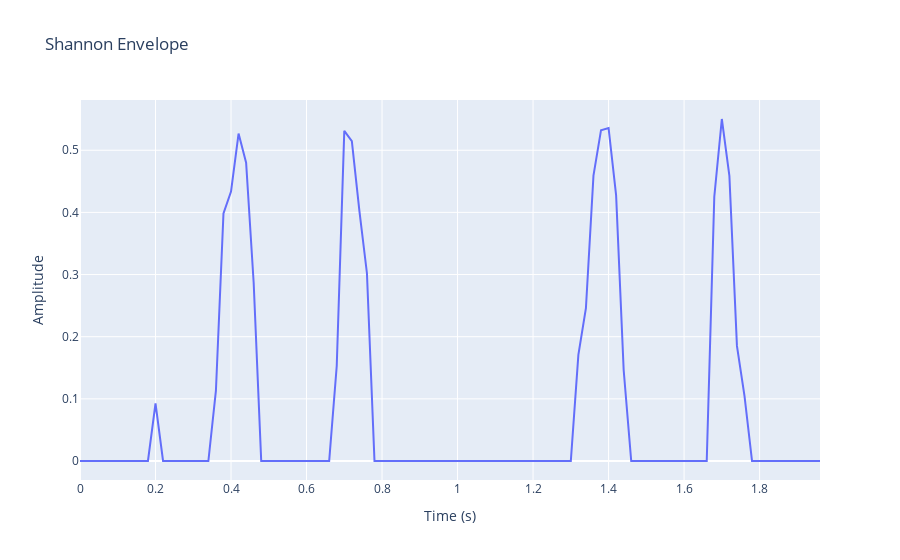

Notebook code cell kept with this figure:
### Markdown cell above
### Shannon Envelope Method

### Code cell
#Function to normalize the signal
def normalize_signal(signal):
    max_value = np.max(np.abs(signal))
    normalized_signal = signal / max_value
    return normalized_signal
#Function to calculate the average Shannon energy
def calculate_average_shannon_energy(signal, frame_length):
    N = len(signal)
    num_frames = N // frame_length
    energy = np.zeros(num_frames)
    epsilon = 1e-10  
    for i in range(num_frames):
        frame = signal[i * frame_length: (i + 1) * frame_length]
        energy[i] = -np.sum((frame + epsilon)**2 * np.log((frame + epsilon)**2))
    return energy
#Function to calculate the Shannon envelope
def calculate_shannon_envelope(signal, frame_length, threshold_coefficient):
    normalized_signal = normalize_signal(signal)
    average_energy = calculate_average_shannon_energy(normalized_signal, frame_length)
    mean_energy = np.mean(average_energy)
    std_energy = np.std(average_energy)
    threshold = mean_energy - threshold_coefficient * std_energy
    shannon_envelope = np.where(average_energy > threshold, average_energy, 0)
    print("Mean Shannon Energy:", mean_energy)
    print("Standard Deviation of Shannon Energy:", std_energy)
    return shannon_envelope
#initiate the shannon plotting
if __name__ == "__main__":
    heart_sound_signal = pcg  
    #Parameters
    frame_length = 20  
    threshold_coefficient = 0.1  
    #Calculate the Shannon envelope
    shannon_envelope = (calculate_shannon_envelope(heart_sound_signal, frame_length, threshold_coefficient))/10
    sample_rate = Fs  
    N = len(heart_sound_signal)
    time = (np.arange(N) / sample_rate)*20
    trace = go.Scatter(x=time, y=shannon_envelope, mode='lines', name='Shannon Envelope')
    layout = go.Layout(title='Shannon Envelope', xaxis=dict(title='Time (s)'), yaxis=dict(title='Amplitude'))
    fig = go.Figure(data=[trace], layout=layout)

    fig.show()

### Figure 1 — Plotly figure (JSON) as saved in the notebook; plotly's stock layout.template omitted (floating-point values rounded to 4 significant figures; data arrays with more than 128 entries replaced by an {"elided": "..."} marker saying what was removed)
{"data": [{"mode": "lines", "name": "Shannon Envelope", "type": "scatter", "x": {"elided": "1999 float values"}, "y": [0, 0, 0, 0, 0, 0, 0, 0, 0, 0, 0.0929, 0, 0, 0, 0, 0, 0, 0, 0.1131, 0.3984, 0.4334, 0.5268, 0.4799, 0.2868, 0, 0, 0, 0, 0, 0, 0, 0, 0, 0, 0.1529, 0.5312, 0.5147, 0.4024, 0.3021, 0, 0, 0, 0, 0, 0, 0, 0, 0, 0, 0, 0, 0, 0, 0, 0, 0, 0, 0, 0, 0, 0, 0, 0, 0, 0, 0, 0.1708, 0.2458, 0.4591, 0.5323, 0.5359, 0.4274, 0.1465, 0, 0, 0, 0, 0, 0, 0, 0, 0, 0, 0, 0.4252, 0.5503, 0.4586, 0.1852, 0.1049, 0, 0, 0, 0, 0, 0, 0, 0, 0, 0]}], "layout": {"title": {"text": "Shannon Envelope"}, "xaxis": {"title": {"text": "Time (s)"}}, "yaxis": {"title": {"text": "Amplitude"}}}}
